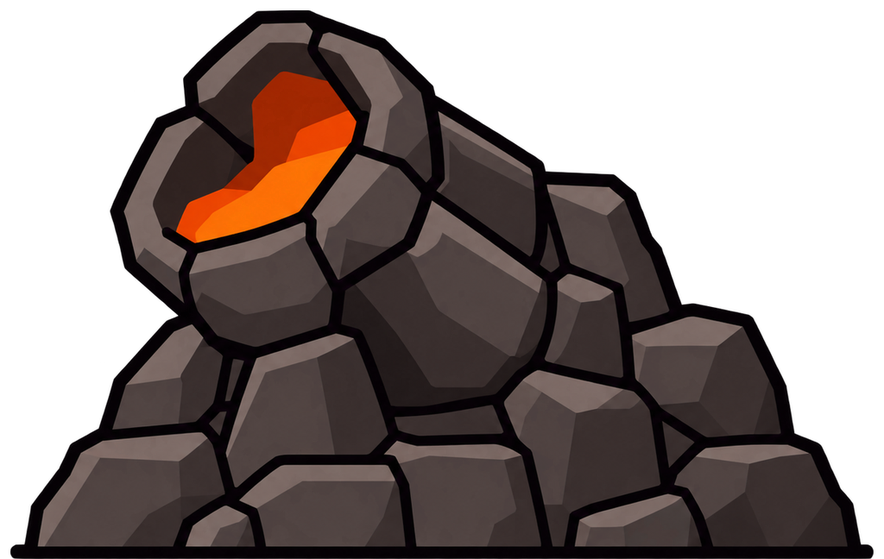
#> input picture Assets/_Project/Art/Buildings/Attack/theme01/lava-vent.png, 884 x 559 px, shrunk from 1024 x 648 before the run
$ python -i import_art.py   (imports and definitions only)
#> lines starting #> are read from the running program, lines starting #| are printed output that depends on the picture
#> further down, picture is the input picture: PIL image 884x559 RGBA; mean R, G, B, A 40.1, 29.9, 27.3, 151.4
"""리소스 폴더(한글 경로)를 Unity 영문 경로로 복사하고 필요한 이미지를 트리밍한다.

기준: Docs/임시unity제작.md 9.1(경로), 9.3(트리밍)
사용: python Tools/import_art.py <리소스 폴더> [--out Assets/_Project/Art]
리소스가 갱신되면 다시 실행한다. 출력 폴더의 png는 덮어쓴다(.meta는 유지).
"""
import argparse
import re
import shutil
import sys
from pathlib import Path

from PIL import Image

# 레벨디자인 순서(3.1)의 테마 번호. 파일명 접두어 번호(05 독일, 06 프랑스)는 순서가 반대라 테마키로 연결한다.
THEME_KEYS = {
    "dinosaur": 1, "primitive": 2, "egypt": 3, "greco-roman": 4,
    "medieval-france": 5, "medieval-germany": 6,
    "industrial-britain": 7, "industrial-america": 8,
    "modern-america": 9, "modern-korea": 10,
    "future-japan": 11, "future-china": 12,
    "space-moon": 13, "space-mars": 14,
}
BUILDING_NAME = re.compile(r"^\d{2}-(?P<key>" + "|".join(map(re.escape, THEME_KEYS)) + r")-(?P<name>.+?)(?:-gold)?\.png$")
NUMBERED = re.compile(r"^(\d+)\.")
AIR_UNIT = re.compile(r"^building_st(\d)_(\d)_(\d)\.png$")
DROPS = {
    "01-gold-coin": "gold_coin", "02-gold-bars": "gold_bars", "03-sapphire": "sapphire",
    "04-ruby": "ruby", "05-diamond": "diamond", "06-crown": "crown",
}
BACKGROUND_LAYERS = {"01_far": "far", "02_mid": "mid", "03_ground": "ground"}

ALPHA_NOISE = 8  # 이 값 이하의 알파는 눈에 보이지 않는 잔여 픽셀로 보고 지운다
MARGIN = 12      # 트리밍 후 위·좌·우 여백(px). 바닥 여백은 0


def clean_alpha(im: Image.Image) -> Image.Image:
    im = im.convert("RGBA")
    alpha = im.getchannel("A").point(lambda v: 0 if v <= ALPHA_NOISE else v)
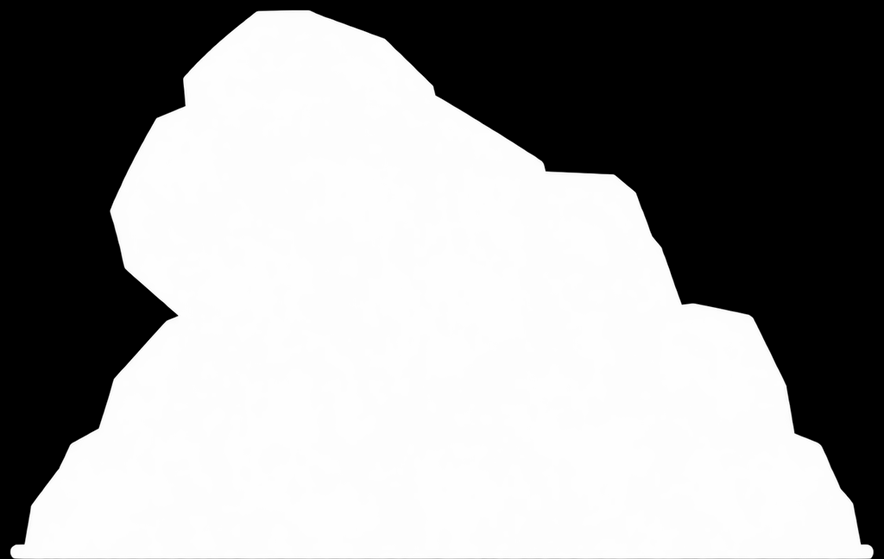
#> alpha: PIL image 884x559 L; min 0, max 255, mean 151.4
    im.putalpha(alpha)
    return im


def trim_bottom_anchored(im: Image.Image) -> Image.Image:
    im = clean_alpha(im)
    bbox = im.getbbox()
#> bbox = (10, 10, 874, 559)
    if bbox is None:
        raise ValueError("이미지가 완전히 투명합니다")
    cropped = im.crop(bbox)
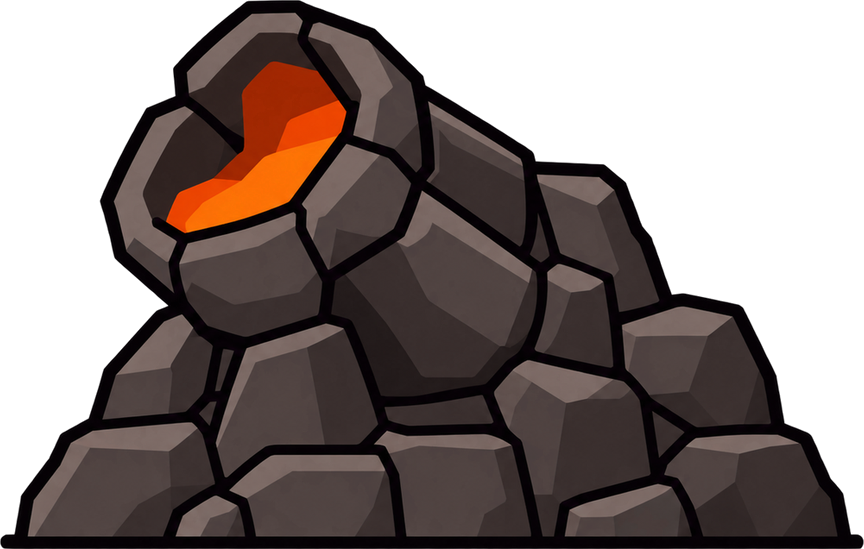
#> cropped: PIL image 864x549 RGBA; mean R, G, B, A 41.8, 31.1, 28.4, 157.7; transparent parts drawn white
    out = Image.new("RGBA", (cropped.width + MARGIN * 2, cropped.height + MARGIN), (0, 0, 0, 0))
#> out: PIL image 888x561 RGBA; every value is 0
    out.paste(cropped, (MARGIN, MARGIN))
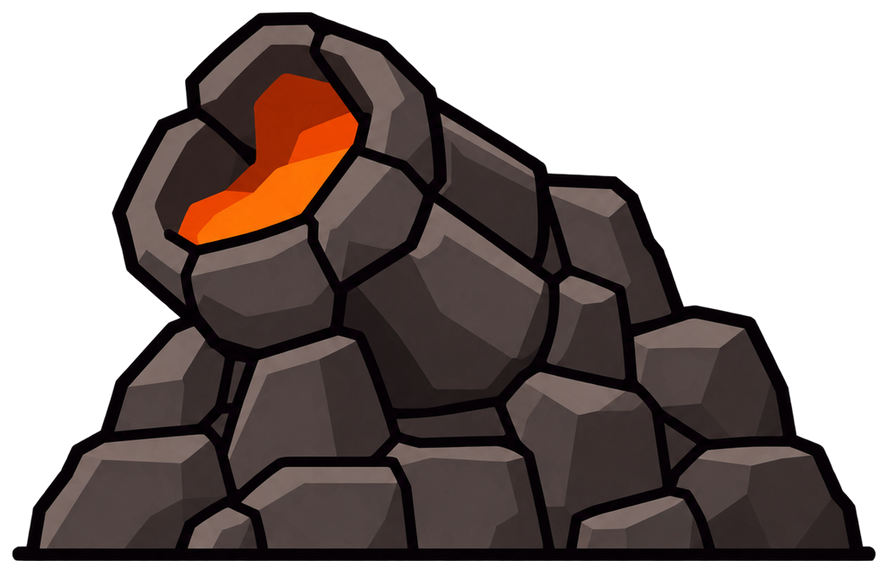
#> out: PIL image 888x561 RGBA; mean R, G, B, A 39.8, 29.6, 27.1, 150.2; transparent parts drawn white
    return out


class Importer:
    # [81 lines left out: functions __init__, save, folder, buildings, run, main, not called in this run]


# [2 lines not run here, left out]

>>> from PIL import Image
>>> picture = Image.open('../Assets/_Project/Art/Buildings/Attack/theme01/lava-vent.png')
>>> result = trim_bottom_anchored(picture)

$ run again, on Assets/_Project/Art/Buildings/Attack/theme03/archer-pylon.png
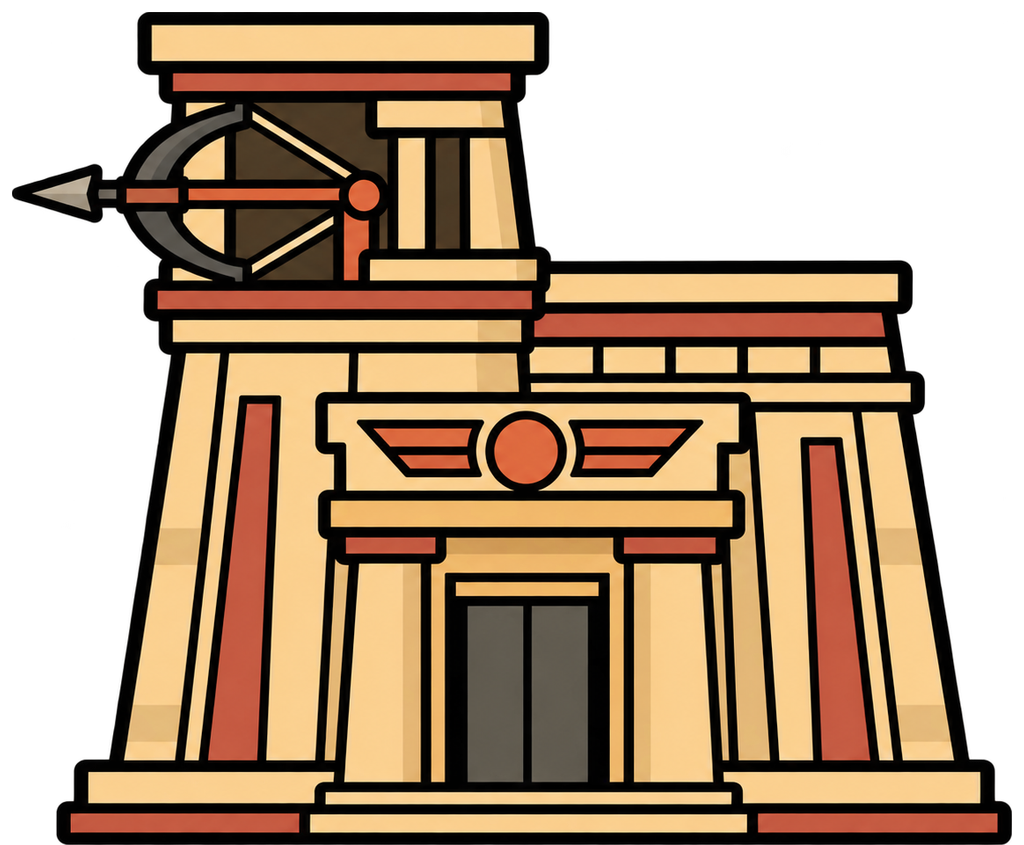
#> input picture Assets/_Project/Art/Buildings/Attack/theme03/archer-pylon.png, 1024 x 845 px
#> picture is the input picture: PIL image 1024x845 RGBA; mean R, G, B, A 95.5, 73, 50.2, 168.5
#> in clean_alpha, `alpha = im.getchannel("A").point(lambda v: 0 if v <= ALPHA_NOISE else v)`:
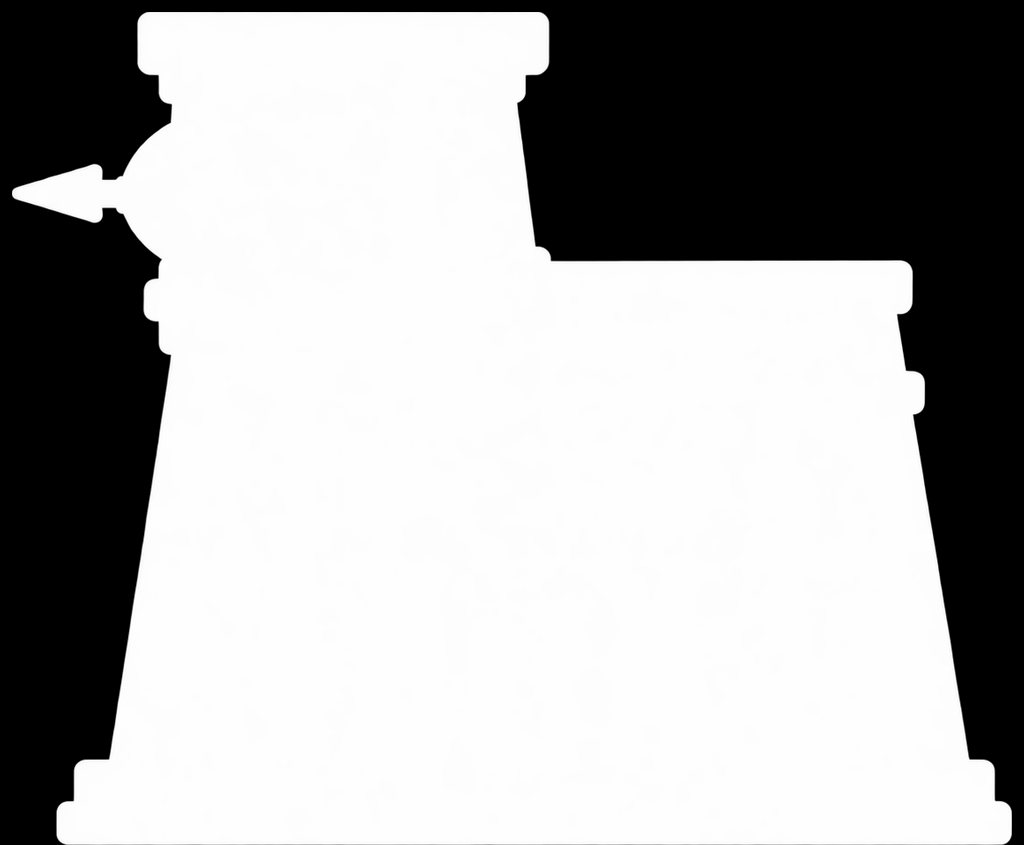
#> alpha: PIL image 1024x845 L; min 0, max 255, mean 168.5
#> bbox = (12, 12, 1012, 845)
#> in trim_bottom_anchored, `cropped = im.crop(bbox)`:
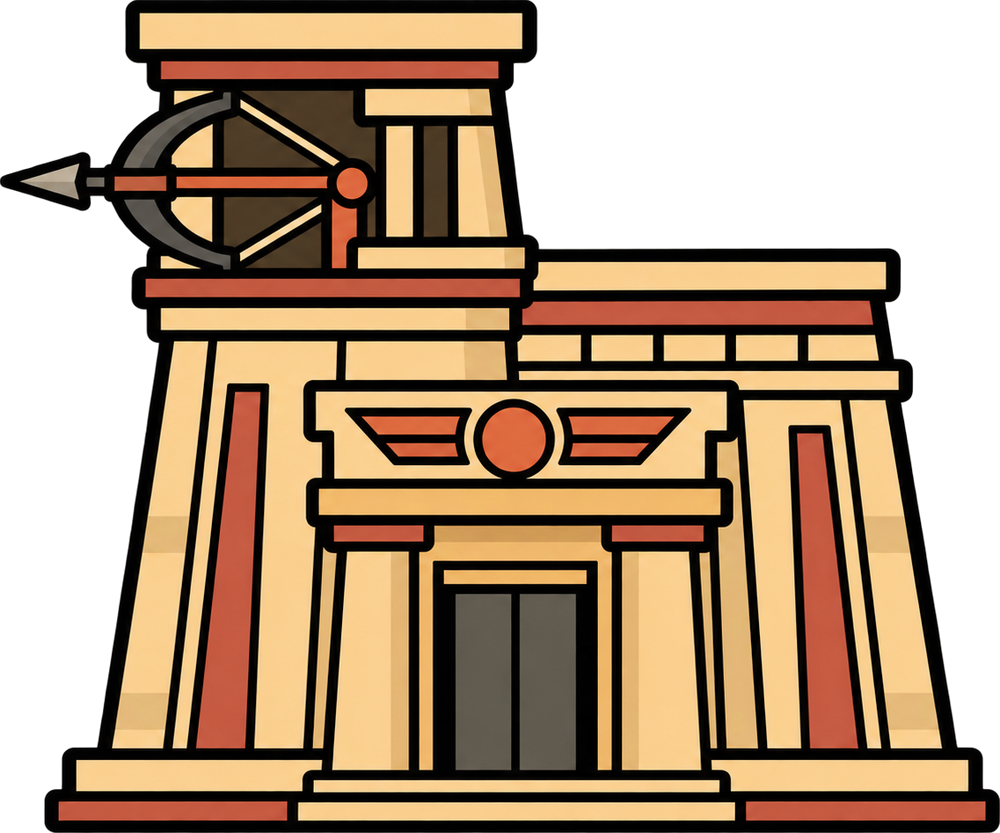
#> cropped: PIL image 1000x833 RGBA; mean R, G, B, A 99.2, 75.8, 52.1, 175; transparent parts drawn white
#> out: PIL image 1024x845 RGBA; every value is 0
